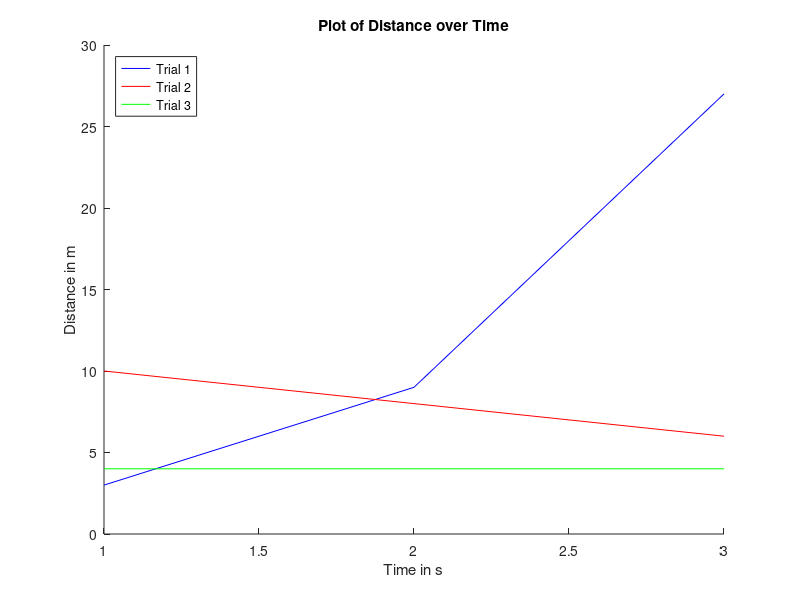

Write MATLAB code to recreate this figure.
clear all
x = [3 9 27];
y = [10 8 6];
z = [4 4 4];
t = [1 2 3];
hold on
plot(t, x, 'blue', t, y, 'red', t, z, 'green')
title('Plot of Distance over Time')
xlabel('Time in s')
ylabel('Distance in m')
legend('Trial 1', 'Trial 2', 'Trial 3')
legend('Location', 'NorthWest')

